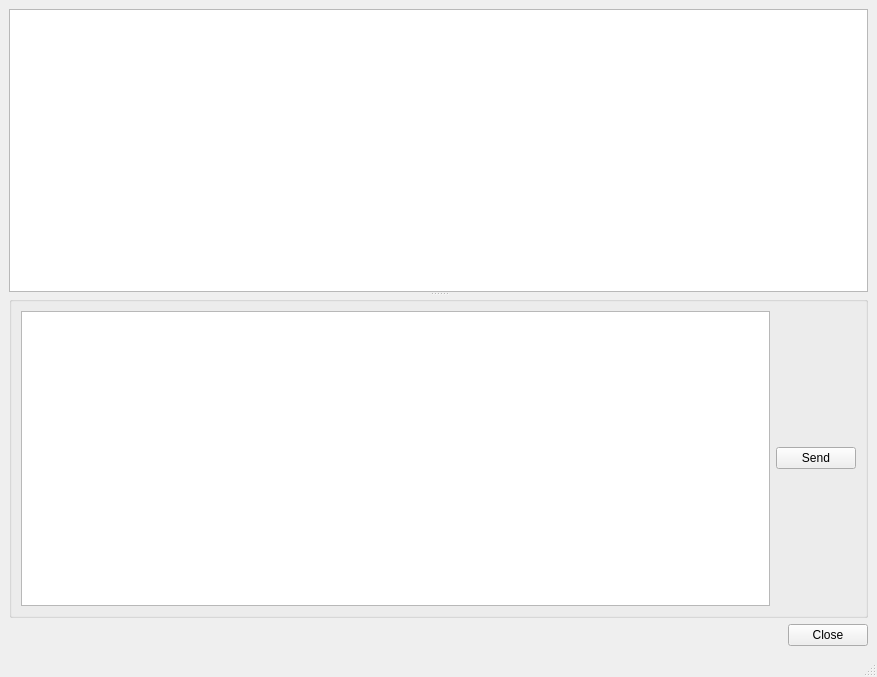
<?xml version="1.0" encoding="UTF-8"?>
<ui version="4.0">
 <class>MainWindow</class>
 <widget class="QMainWindow" name="MainWindow">
  <property name="geometry">
   <rect>
    <x>0</x>
    <y>0</y>
    <width>877</width>
    <height>677</height>
   </rect>
  </property>
  <property name="windowTitle">
   <string>ReconGui</string>
  </property>
  <widget class="QWidget" name="centralwidget">
   <layout class="QVBoxLayout" name="verticalLayout">
    <item>
     <widget class="QWidget" name="widget" native="true">
      <layout class="QVBoxLayout" name="verticalLayout_2">
       <property name="spacing">
        <number>0</number>
       </property>
       <property name="leftMargin">
        <number>0</number>
       </property>
       <property name="topMargin">
        <number>0</number>
       </property>
       <property name="rightMargin">
        <number>0</number>
       </property>
       <property name="bottomMargin">
        <number>0</number>
       </property>
       <item>
        <widget class="QSplitter" name="splitter">
         <property name="orientation">
          <enum>Qt::Vertical</enum>
         </property>
         <widget class="QListWidget" name="listWidget"/>
         <widget class="QGroupBox" name="groupBox">
          <property name="maximumSize">
           <size>
            <width>16777215</width>
            <height>16777215</height>
           </size>
          </property>
          <property name="title">
           <string/>
          </property>
          <layout class="QHBoxLayout" name="horizontalLayout">
           <item>
            <widget class="CodeEditor" name="plainTextEdit">
             <property name="font">
              <font>
               <family>Consolas</family>
               <pointsize>10</pointsize>
              </font>
             </property>
            </widget>
           </item>
           <item>
            <widget class="QPushButton" name="pushButton">
             <property name="text">
              <string>Send</string>
             </property>
            </widget>
           </item>
          </layout>
         </widget>
        </widget>
       </item>
      </layout>
     </widget>
    </item>
    <item>
     <widget class="QDialogButtonBox" name="buttonBox">
      <property name="standardButtons">
       <set>QDialogButtonBox::Close</set>
      </property>
     </widget>
    </item>
   </layout>
  </widget>
  <widget class="QStatusBar" name="statusbar"/>
 </widget>
 <customwidgets>
  <customwidget>
   <class>CodeEditor</class>
   <extends>QPlainTextEdit</extends>
   <header>ToolBase/CodeEditor.h</header>
  </customwidget>
 </customwidgets>
 <resources/>
 <connections/>
</ui>
